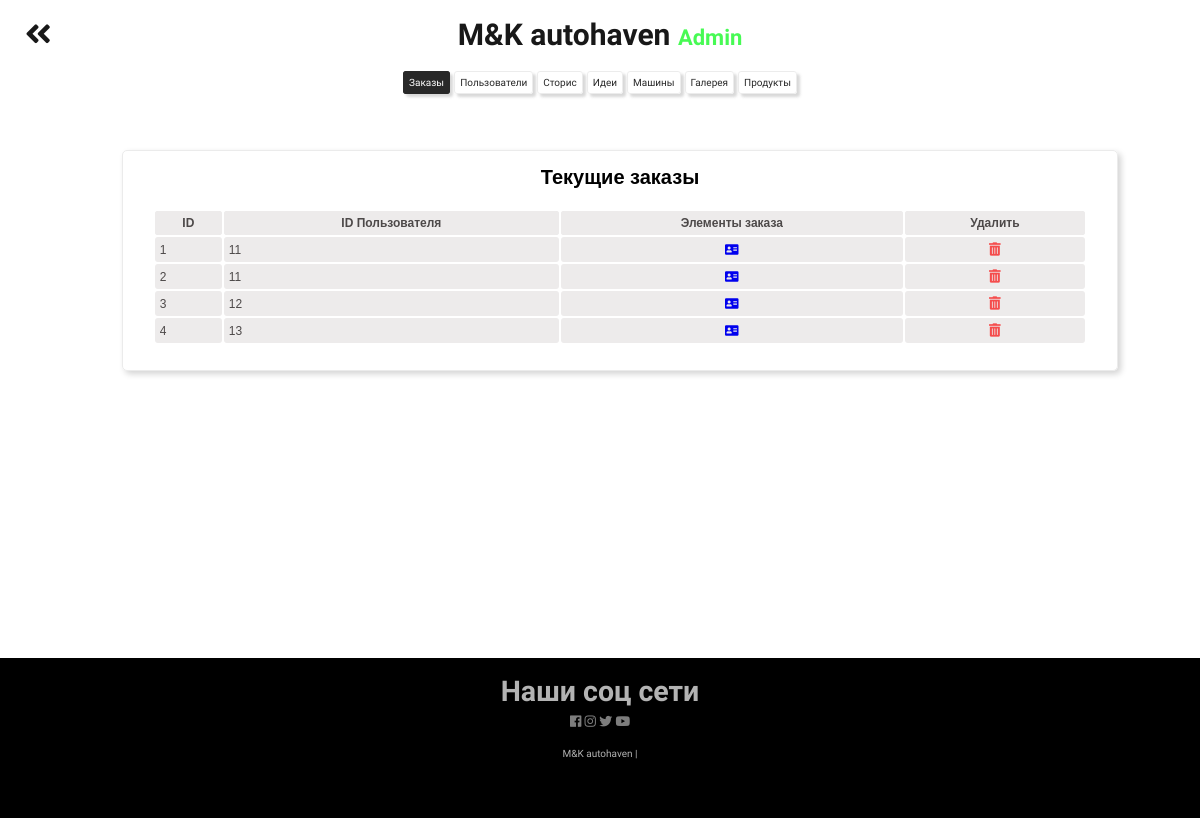
The app's page /admin.php with its own data.
### tables this page shows
CREATE TABLE `orders` (
  `id` int NOT NULL,
  `user_id` bigint NOT NULL,
  `address` varchar(256) NOT NULL,
  `city` varchar(256) NOT NULL,
  `phone` varchar(256) NOT NULL,
  `postal_code` varchar(256) NOT NULL
);

### includes/autoloader.inc.php (called while the page is built, shortened)
<?php
	function classLoader($class){
		$dic = "classes/";
		$extension = ".class.php";
		$path = $dic . $class . $extension;
	}

### includes/admin.inc.php (called while the page is built, shortened)
<?php
	include 'includes/autoloader.inc.php';
	$order = new Order();
	$orders = $order->get_order();

### classes/db.class.php (called while the page is built, shortened)
<?php
	class DB{
		private $dbservername = "localhost";
		private $dbusername = "root";
		private $dbpassword = "";
		private $dbname = "car_dealership";
		protected function connect(){
			$conn = new mysqli($this->dbservername, $this->dbusername, $this->dbpassword, $this->dbname);
			return $conn;
		}
	}
?>

### classes/order.class.php (called while the page is built, shortened)
<?php
	class Order extends DB{
		public function get_order($id = ""){
			if($id == ""){
				$sql = "SELECT * FROM `orders`;";
			}else{
				$sql = "SELECT * FROM `orders` WHERE `id` = '$id';";
			}
			$result = $this->connect()->query($sql);
			return $result;
		}
	}

### admin.php (the view, shortened to what this page needs)
<?php
	include 'includes/admin.inc.php';
?>
<!DOCTYPE html>
<html lang="en" dir="ltr">
	<head>
		<link rel="stylesheet" href="https://cdnjs.cloudflare.com/ajax/libs/font-awesome/5.7.2/css/all.min.css"  />
        <link rel="stylesheet" href="css/admin.css">
	</head>
	<body>
		<header>
			<div class="heading">
				<h1><a href="index.php"><i class="fas fa-angle-double-left"></i></a>M&K autohaven <span> Admin </span> </h1>
			</div>
			<nav>
				<h3>Заказы</h3>
				<h3>Пользователи</h3>
				<h3>Сторис</h3>
				<h3>Идеи</h3>
				<h3>Машины</h3>
				<h3>Галерея</h3>
                <h3>Продукты</h3>
			</nav>
		</header>
		<div id='tab' class="orders">
            <div class="container">
				<div class="orders-flex-box">
					<div class="orders-table">
						<h1>Текущие заказы</h1>
						<table>
							<thead>
								<th>ID</th>
								<th>ID Пользователя</th>
                                <th>Элементы заказа</th>
								<th>Удалить</th>
							</thead>
							<tbody>
								<?php
                                $i=1;
                                while($row = $orders->fetch_assoc())
                                {
                                    echo '<tr>
    									<td>'.$i.'</td>
    									<td>'.$row["user_id"].'</td>
    									<td class="user-btn">
    											<a href="orders.php?order_id='.$row["id"].'"><i class="fas fa-address-card"></i>
    									</td>
    									<td class="delete-btn">
    										<form action="admin.php?del_id='.$row['id'].'" method="post">
                                                <button type="submit" name="delete-submit-cart" style="cursor:pointer; border:none; background: transparent; color: #f54c4c; width:100%;"> <i class="fas fa-trash-alt"></i> </button>
    										</form>
    									</td>
    								</tr>';
                                    $i++;
                                }
								?>
							</tbody>
						</table>
                    </div>
                </div>
            </div>
		</div>
		<footer>
			<div class="social">
			  <h2>Наши соц сети</h2>
			  <a href="#"> <i class="fab fa-facebook"> <span></span> </i> </a>
			  <a href="#"> <i class="fab fa-instagram"> <span></span> </i> </a>
			  <a href="#"> <i class="fab fa-twitter"> <span></span> </i> </a>
			  <a href="#"> <i class="fab fa-youtube"> <span></span> </i> </a>
		  </div>
		  <div class="credit">
		  	<h1>M&K autohaven |</h1>
		  </div>
		</footer>
	</body>
</html>

### css/admin.css (style rules this page uses)
* { margin: 0; padding: 0; }
.container { width: 83%; margin: 0px auto; font-family: Arial, sans-serif; }
.heading { opacity: .9; text-align: center; margin-top: 17px; }
.heading h1 { font-family: 'Aldrich', sans-serif; font-size: 30px; }
.heading h1 a { display: inline; float: left; margin-left: 25px; text-decoration: none; color: black; margin-right: -225px; }
.heading span { color: #34fa42; font-size: 22px; }
nav { margin-top: 20px; color: #111; text-align: center; width: 100%; }
nav h3 { border: 0.005cm solid #ebebeb; opacity: .9; cursor: pointer; box-shadow: 3px 3px 3px lightgray; border-radius: 3px; font-family: 'Aldrich', sans-serif; display: inline; padding: 5px; font-size: 10px; font-weight: lighter; }
.active { color: #fff; background: #111; border: 0.002cm solid #111; }
.orders { display: none; }
.orders-flex-box { padding: 20px; margin-top: 40px; margin-bottom: 40px; width: 100%; min-height: 56vh; }
.orders-table { min-height: 140px; border: 0.005cm solid #ebebeb; border-radius: 5px; box-shadow: 3px 3px 6px lightgray; margin-bottom: 30px; }
.orders-table h1 { font-size: 20px; text-align: center; margin: 0px 0px 15px 0px; padding-top: 15px; }
.user-btn { cursor: pointer; color: #1bd618; text-align: center; }
.delete-btn { text-align: center; }
table { margin: 0px auto 20px; color: #4d4949; width: 95%; padding: 5px; }
thead { background-color: #ebebeb; }
th { border-radius: 3px; padding: 5px; font-size: 12px; }
tr { background-color: #edebeb; }
td { border-radius: 3px; padding: 5px; font-size: 12px; }
footer { font-family: 'Aldrich', sans-serif; position: flex; bottom: -150px; color: #fff; height: 20vh; width: 100%; background-color: black; text-align: center; font-size: 13px; }
footer .social { padding: 17px; font-size: 19px; opacity: .7; font-weight: lighter; margin-top: 5px; }
footer .social a { color: #fff; text-decoration: none; font-size: 13px; opacity: .7; }
footer .credit { opacity: .7; font-size: 10px; position: relative; bottom: 0px; font-weight: lighter; }
footer .credit h1 { font-size: 10px; font-weight: lighter; }

### records on screen
orders: user "11"
orders: user "11"
orders: user "12"
orders: user "13"
